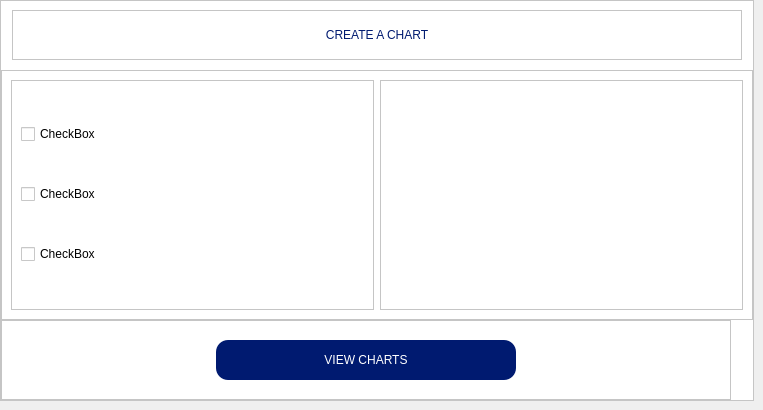
               <widget class="QWidget" name="Analysis">
                <widget class="QFrame" name="frame_4">
                 <property name="geometry">
                  <rect>
                   <x>0</x>
                   <y>0</y>
                   <width>754</width>
                   <height>401</height>
                  </rect>
                 </property>
                 <property name="minimumSize">
                  <size>
                   <width>754</width>
                   <height>401</height>
                  </size>
                 </property>
                 <property name="styleSheet">
                  <string notr="true">background-color: rgb(255, 255, 255);</string>
                 </property>
                 <property name="frameShape">
                  <enum>QFrame::StyledPanel</enum>
                 </property>
                 <property name="frameShadow">
                  <enum>QFrame::Raised</enum>
                 </property>
                 <layout class="QVBoxLayout" name="verticalLayout_6">
                  <property name="spacing">
                   <number>0</number>
                  </property>
                  <property name="leftMargin">
                   <number>0</number>
                  </property>
                  <property name="topMargin">
                   <number>0</number>
                  </property>
                  <property name="rightMargin">
                   <number>0</number>
                  </property>
                  <property name="bottomMargin">
                   <number>0</number>
                  </property>
                  <item alignment="Qt::AlignHCenter|Qt::AlignVCenter">
                   <widget class="QFrame" name="frame_21">
                    <property name="minimumSize">
                     <size>
                      <width>730</width>
                      <height>50</height>
                     </size>
                    </property>
                    <property name="maximumSize">
                     <size>
                      <width>16777215</width>
                      <height>50</height>
                     </size>
                    </property>
                    <property name="frameShape">
                     <enum>QFrame::StyledPanel</enum>
                    </property>
                    <property name="frameShadow">
                     <enum>QFrame::Raised</enum>
                    </property>
                    <layout class="QHBoxLayout" name="horizontalLayout_10">
                     <property name="spacing">
                      <number>0</number>
                     </property>
                     <property name="leftMargin">
                      <number>0</number>
                     </property>
                     <property name="topMargin">
                      <number>0</number>
                     </property>
                     <property name="rightMargin">
                      <number>0</number>
                     </property>
                     <property name="bottomMargin">
                      <number>0</number>
                     </property>
                     <item alignment="Qt::AlignHCenter|Qt::AlignVCenter">
                      <widget class="QLabel" name="label_2">
                       <property name="minimumSize">
                        <size>
                         <width>0</width>
                         <height>40</height>
                        </size>
                       </property>
                       <property name="maximumSize">
                        <size>
                         <width>16777215</width>
                         <height>40</height>
                        </size>
                       </property>
                       <property name="styleSheet">
                        <string notr="true">background-color: rgb(255, 255, 255);
color: rgb(0, 26, 112);
font: 87 12pt &quot;Arial Black&quot;;
border-radius: 12px;</string>
                       </property>
                       <property name="text">
                        <string>&lt;html&gt;&lt;head/&gt;&lt;body&gt;&lt;p align=&quot;center&quot;&gt;CREATE A CHART&lt;/p&gt;&lt;/body&gt;&lt;/html&gt;</string>
                       </property>
                      </widget>
                     </item>
                    </layout>
                   </widget>
                  </item>
                  <item>
                   <widget class="QFrame" name="frame_22">
                    <property name="minimumSize">
                     <size>
                      <width>0</width>
                      <height>250</height>
                     </size>
                    </property>
                    <property name="maximumSize">
                     <size>
                      <width>16777215</width>
                      <height>250</height>
                     </size>
                    </property>
                    <property name="frameShape">
                     <enum>QFrame::StyledPanel</enum>
                    </property>
                    <property name="frameShadow">
                     <enum>QFrame::Raised</enum>
                    </property>
                    <layout class="QHBoxLayout" name="horizontalLayout_11">
                     <item>
                      <widget class="QFrame" name="frame_24">
                       <property name="frameShape">
                        <enum>QFrame::StyledPanel</enum>
                       </property>
                       <property name="frameShadow">
                        <enum>QFrame::Raised</enum>
                       </property>
                       <layout class="QVBoxLayout" name="verticalLayout_8">
                        <item>
                         <widget class="QCheckBox" name="checkBox">
                          <property name="text">
                           <string>CheckBox</string>
                          </property>
                         </widget>
                        </item>
                        <item>
                         <widget class="QCheckBox" name="checkBox_3">
                          <property name="text">
                           <string>CheckBox</string>
                          </property>
                         </widget>
                        </item>
                        <item>
                         <widget class="QCheckBox" name="checkBox_2">
                          <property name="text">
                           <string>CheckBox</string>
                          </property>
                         </widget>
                        </item>
                       </layout>
                      </widget>
                     </item>
                     <item>
                      <widget class="QFrame" name="frame_25">
                       <property name="frameShape">
                        <enum>QFrame::StyledPanel</enum>
                       </property>
                       <property name="frameShadow">
                        <enum>QFrame::Raised</enum>
                       </property>
                      </widget>
                     </item>
                    </layout>
                   </widget>
                  </item>
                  <item>
                   <widget class="QFrame" name="frame_23">
                    <property name="minimumSize">
                     <size>
                      <width>730</width>
                      <height>80</height>
                     </size>
                    </property>
                    <property name="maximumSize">
                     <size>
                      <width>730</width>
                      <height>80</height>
                     </size>
                    </property>
                    <property name="frameShape">
                     <enum>QFrame::StyledPanel</enum>
                    </property>
                    <property name="frameShadow">
                     <enum>QFrame::Raised</enum>
                    </property>
                    <layout class="QHBoxLayout" name="horizontalLayout_9">
                     <property name="spacing">
                      <number>0</number>
                     </property>
                     <property name="leftMargin">
                      <number>0</number>
                     </property>
                     <property name="topMargin">
                      <number>0</number>
                     </property>
                     <property name="rightMargin">
                      <number>0</number>
                     </property>
                     <property name="bottomMargin">
                      <number>0</number>
                     </property>
                     <item>
                      <widget class="QPushButton" name="Create">
                       <property name="minimumSize">
                        <size>
                         <width>300</width>
                         <height>40</height>
                        </size>
                       </property>
                       <property name="maximumSize">
                        <size>
                         <width>300</width>
                         <height>40</height>
                        </size>
                       </property>
                       <property name="styleSheet">
                        <string notr="true">color: rgb(255, 255, 255);
background-color: rgb(0, 26, 112);
font: 87 14pt &quot;Arial Black&quot;;
border-radius: 12px;</string>
                       </property>
                       <property name="text">
                        <string>VIEW CHARTS</string>
                       </property>
                      </widget>
                     </item>
                    </layout>
                   </widget>
                  </item>
                 </layout>
                </widget>
               </widget>
